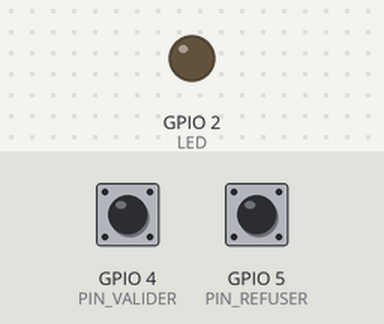
The sketch below on a simulated ESP32. Shown: output pins drawn as LEDs (lit = HIGH). Dashed ring = blinking. Inputs (shaded band) come from the test bench; at power-on: GPIO 4 (PIN_VALIDER) HIGH, GPIO 5 (PIN_REFUSER) HIGH. What the sketch prints to the serial monitor is not drawn.

Above: at 1.5 s.
1.6 s: GPIO 4 (PIN_VALIDER) pulled LOW for 1 s
At 1.71 s:
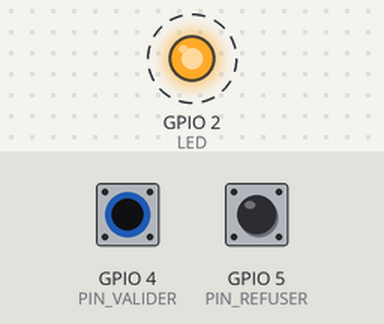
4.1 s: GPIO 5 (PIN_REFUSER) pulled LOW for 3.2 s
At 7.8 s:
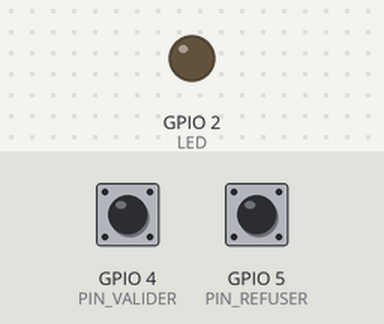
8.8 s: GPIO 4 (PIN_VALIDER) pulled LOW for 3.2 s
At 9.16 s:
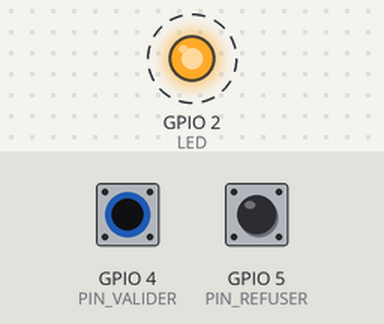
Timing chart, 0 to 13.5 s (numbered marks = the images above; inputs shaded):
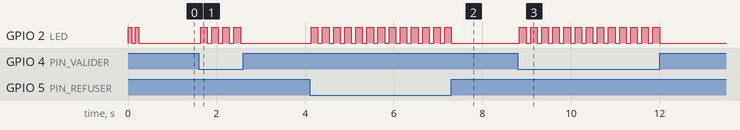

Measured:
- after the input at 1.6 s, GPIO 2 (LED): alternates HIGH for 0.15 s and LOW for 0.10 s, 8 changes in all, then stays LOW, starting at once
- after the input at 4.1 s, GPIO 2 (LED): alternates HIGH for 0.15 s and LOW for 0.10 s, 26 changes in all, then stays LOW, starting at once
- after the input at 8.8 s, GPIO 2 (LED): alternates HIGH for 0.15 s and LOW for 0.10 s, 26 changes in all, then stays LOW, starting at once

The sketch:

esp32_animateur.ino
```cpp
// =========================================================
// TELECOMMANDE ANIMATEUR — VERSION ESP32 / ESP-NOW (SECOURS DU NANO+nRF24)
// =========================================================
// A UTILISER UNIQUEMENT si nano_animateur_final.ino (Nano + nRF24) pose
// probleme sur site. Le hub (esp32/esp32_bridge_server.ino) ecoute nRF24 ET
// ESP-NOW en meme temps : ce boitier peut remplacer le Nano animateur sans
// rien changer au hub ni aux boitiers equipes.
//
// 2 boutons :
//   GPIO 4 = VALIDER  (bonne reponse) -> envoie CMD 99 (RESET_ALL)
//   GPIO 5 = REFUSER  (mauvaise reponse) -> envoie CMD 88 (RELANCE_PARTIEL)
//
// Cablage boutons : GPIO -> bouton -> GND (pull-up interne, pas de
// resistance externe necessaire). LED integree sur GPIO 2.
//
// IMPORTANT : ESPNOW_WIFI_CHANNEL ci-dessous DOIT etre identique a celui
// du hub (esp32_bridge_server.ino) et de esp32_buzzer_equipe.ino.
// =========================================================

#include <WiFi.h>
#include <esp_now.h>
#include "esp_wifi.h"

#define ESPNOW_WIFI_CHANNEL 6  // Doit matcher esp32_bridge_server.ino
uint8_t adresseBroadcast[6] = {0xFF, 0xFF, 0xFF, 0xFF, 0xFF, 0xFF};

#define PIN_VALIDER 4
#define PIN_REFUSER 5
#define LED 2

#define DEBOUNCE_MS 250

// [FIX] Meme compensation d'absence d'accuse de reception broadcast que
// esp32_buzzer_equipe.ino : rafale de copies au lieu d'un ACK materiel,
// dedoublonnee par seq cote hub (voir commentaire equivalent la-bas).
#define BURST_COUNT 4
#define BURST_GAP_MS 12

struct RadioMsg {
    uint8_t kind;   // 2 = CMD
    uint8_t value;  // 99 = RESET_ALL, 88 = RELANCE_PARTIEL
    uint16_t seq;
};

static uint16_t seqCounter = 0;
unsigned long dernierAppuiValider = 0;
unsigned long dernierAppuiRefuser = 0;
bool espNowOK = false;

void blinkPattern(uint8_t nBlinks, unsigned long onMs, unsigned long offMs) {
    for (uint8_t i = 0; i < nBlinks; i++) {
        digitalWrite(LED, HIGH);
        delay(onMs);
        digitalWrite(LED, LOW);
        delay(offMs);
    }
}

bool initEspNow() {
    WiFi.mode(WIFI_STA);
    WiFi.disconnect();
    esp_wifi_set_channel(ESPNOW_WIFI_CHANNEL, WIFI_SECOND_CHAN_NONE);

    if (esp_now_init() != ESP_OK) return false;

    esp_now_peer_info_t peerInfo = {};
    memcpy(peerInfo.peer_addr, adresseBroadcast, 6);
    peerInfo.channel = ESPNOW_WIFI_CHANNEL;
    peerInfo.encrypt = false;
    if (!esp_now_is_peer_exist(adresseBroadcast)) {
        if (esp_now_add_peer(&peerInfo) != ESP_OK) return false;
    }
    return true;
}

void envoyerCommande(uint8_t value) {
    RadioMsg msg;
    msg.kind = 2;
    msg.value = value;
    msg.seq = ++seqCounter;

    for (uint8_t i = 0; i < BURST_COUNT; i++) {
        esp_now_send(adresseBroadcast, (uint8_t*)&msg, sizeof(msg));
        if (i < BURST_COUNT - 1) delay(BURST_GAP_MS);
    }

    blinkPattern(1, 150, 0); // 1 clignotement = commande envoyee
}

void setup() {
    Serial.begin(115200);
    pinMode(LED, OUTPUT);
    pinMode(PIN_VALIDER, INPUT_PULLUP);
    pinMode(PIN_REFUSER, INPUT_PULLUP);

    espNowOK = initEspNow();
    if (espNowOK) {
        Serial.println("Animateur (ESP-NOW) pret !");
        blinkPattern(2, 80, 80);
    } else {
        Serial.println("ERREUR : init ESP-NOW impossible !");
        blinkPattern(5, 60, 60);
    }
}

void loop() {
    unsigned long now = millis();

    static unsigned long prochainRetryMs = 0;
    if (!espNowOK && (long)(now - prochainRetryMs) >= 0) {
        prochainRetryMs = now + 2000;
        espNowOK = initEspNow();
    }

    if (espNowOK && digitalRead(PIN_VALIDER) == LOW && now - dernierAppuiValider > DEBOUNCE_MS) {
        dernierAppuiValider = now;
        envoyerCommande(99); // VALIDER -> RESET_ALL
    }

    if (espNowOK && digitalRead(PIN_REFUSER) == LOW && now - dernierAppuiRefuser > DEBOUNCE_MS) {
        dernierAppuiRefuser = now;
        envoyerCommande(88); // REFUSER -> RELANCE_PARTIEL
    }
}
```
